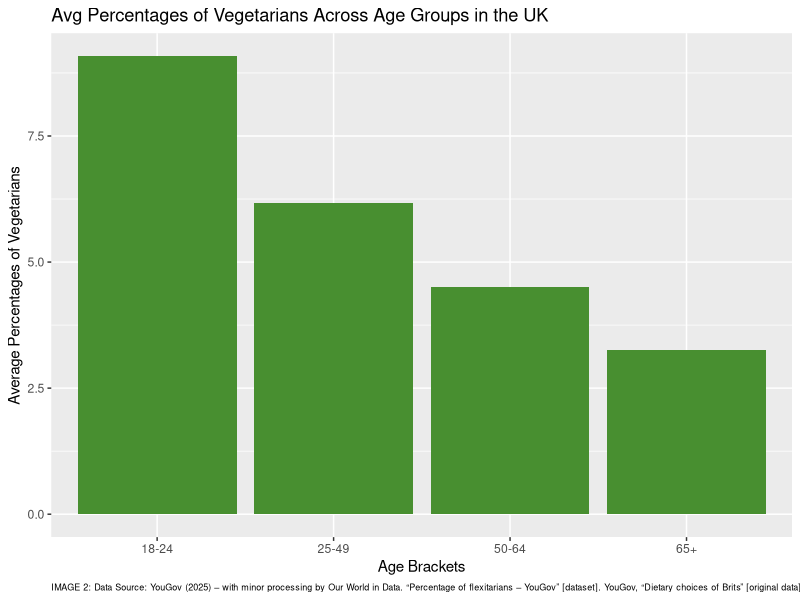
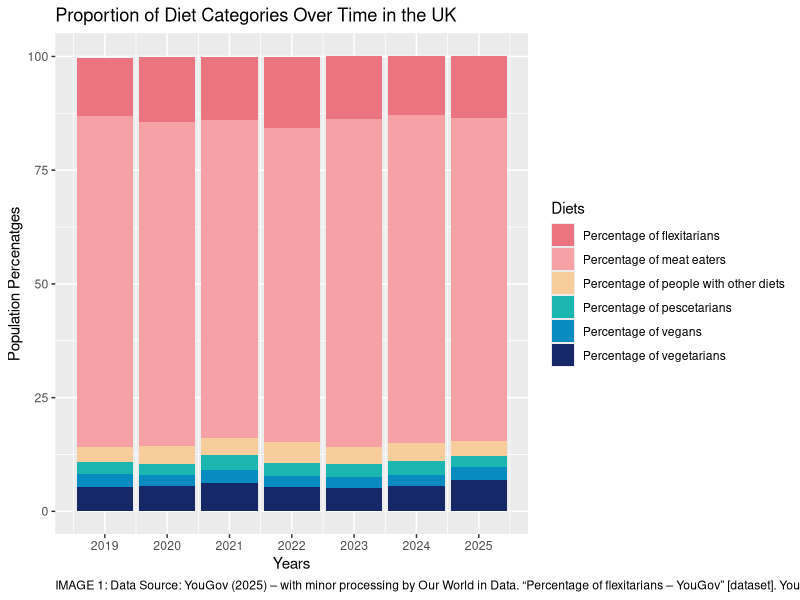
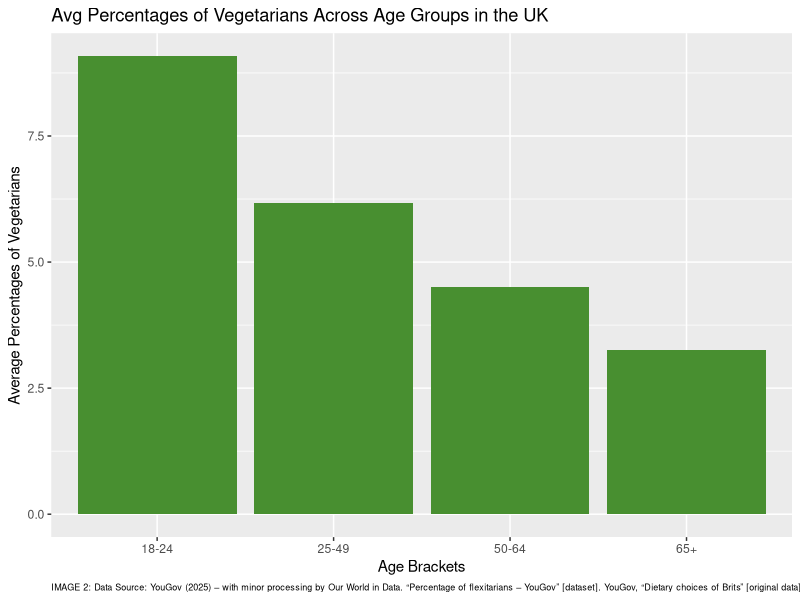
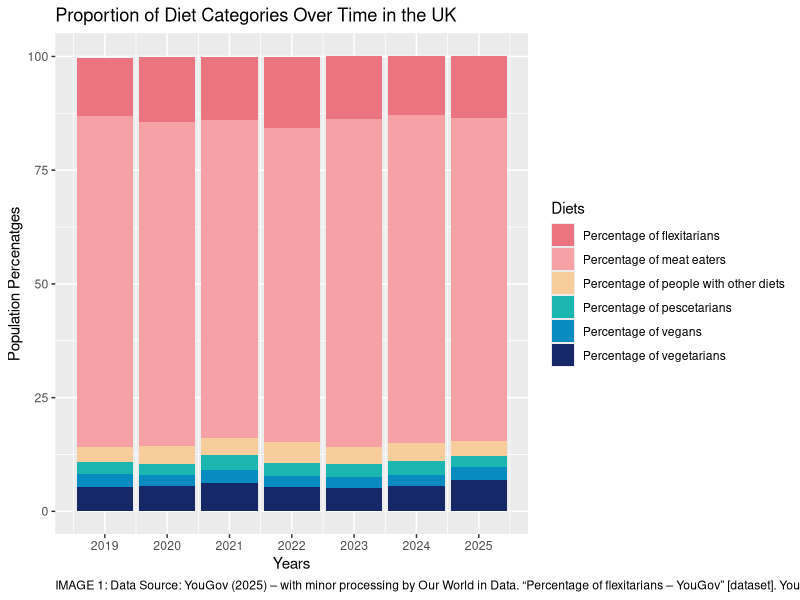

These charts were generated, in order, by the following R code:
library(ggplot2)
library(tidyverse)

# Loading in the data 
diet_df <- read_csv(here::here("week1", "dietary-choices-uk.csv"))

#....................Vegetarains % per age group .......................

# Subseting data 
mean_diet <- diet_df[, c(1, 9)] %>% #Selecting 2 columns: 'Entity' & 'Perc of Veg'
  group_by(Entity) %>% 
  summarise(mean_veg = mean(`Percentage of vegetarians`, na.rm= TRUE)) %>% #Avg veg % per age bracket
  filter(!Entity == "All adults") #Delete "All Adults" age bracket 


ggplot(mean_diet, 
       aes(x=Entity, 
           y=mean_veg)) + 
  geom_col(fill = '#488f30')+ 
  labs(title = 'Avg Percentages of Vegetarians Across Age Groups in the UK', 
       x = 'Age Brackets', 
       y = 'Average Percentages of Vegetarians', 
       caption = "IMAGE 2: Data Source: YouGov (2025) – with minor processing by Our World in Data. “Percentage of flexitarians – YouGov” [dataset]. YouGov, “Dietary choices of Brits” [original data].") + 
  theme(plot.caption = element_text(hjust = 0, size = 6.5))

ggsave(here::here('week1', 'VegGraph.png'), height = 8, width = 8)



#............................blah blah...........................


# WRANGLING DATA 
diet_df_year <- diet_df %>% 
  mutate(year = year(diet_df$Day)) %>% #New column w/ year 
  group_by(year) %>% 
  summarise(across(everything(), mean, na.rm = TRUE)) %>% #Avg rows w/ same year
  select(!c(Entity, Code, Day)) #Deleting unnecessary columns 

print(diet_df_year)



# Transposing dataframe: Column names = the years

diet_t <- t(diet_df_year) #transposing df (into matrix)

colnames(diet_t) <- c('2019', '2020', '2021', '2022', '2023','2024', '2025') #Making years the col names

diet_t <- as.data.frame(diet_t[-c(1), ]) #Make dataframe & deleting the row of years
print(diet_t)


# pivoting (longer) the data 
diet_long <- pivot_longer(diet_df_year, 
                          cols = starts_with("Percentage"), 
                          names_to = 'Diets', 
                          values_to = 'Percentages'
)


# Graphing 

plot <- ggplot(diet_long, 
       aes(x = year, 
           y = Percentages, 
           fill = Diets)) + 
  geom_col() + 
  scale_fill_manual(values = c("#EA7580FF", "#F6A1A5FF", "#F8CD9CFF", "#1BB6AFFF", "#088BBEFF", "#172869FF")) + 
  scale_x_continuous(breaks = c(2019, 2020, 2021, 2022, 2023, 2024, 2025)) + 
  labs(title = "Proportion of Diet Categories Over Time in the UK", 
       x = "Years", 
       y = "Population Percenatges", 
       caption = "IMAGE 1: Data Source: YouGov (2025) – with minor processing by Our World in Data. “Percentage of flexitarians – YouGov” [dataset]. YouGov, “Dietary choices of Brits” [original data].") + 
  theme(plot.caption = element_text(hjust = 0), size = 5)


print(plot)

ggsave(here::here('week1', 'Prop_stacked_bar.png'), height = 7, width = 11)


